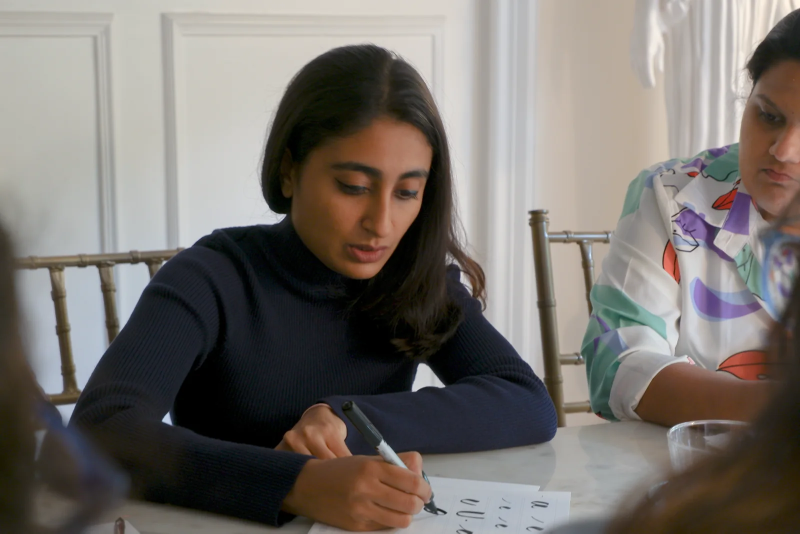
#> input picture assets/web/0f9b608e69.webp, 1600 x 1067 px, given as the content of the folder ../assets/web/0f9b608e69.webp, which was not available (shown at 1/2 size)
$ python grade_photos.py ../assets/web/0f9b608e69.webp ../assets/web/14db4f6757.webp
#> lines starting #> are read from the running program, lines starting #| are printed output that depends on the picture
#> further down, im is the input picture: PIL image 1600x1067 RGB; mean R, G, B 119.2, 113.5, 108.4
"""Gives every photograph the same look: brightness, contrast, saturation and vibrance are
nudged toward one target (with limits, so intentionally dark photos stay moody).
Usage: python3 tools/grade_photos.py <folder with original photos> <output folder>"""
import numpy as np, glob, os, sys
from PIL import Image, ImageOps
Image.MAX_IMAGE_PIXELS = None
NOT_PHOTO = {'0f81005210','4480b82041','65827d2dd3','5d3531b4c4','995871d30d','bb92c0e6df','e4d0ea11bc','e5bfcf8182','fae46dc1fe','78cebc91e1','883c2a80d5','a1e6dfa730','c8814ca489','9ec99f62d1','cae04bb1fc','80436c064f','899fa3a42d'}
T_BRIGHT, T_RANGE, T_SAT = 0.66, 0.78, 0.24     # targets (median brightness, 5-95% tonal range, mean saturation)

def lum(a): return 0.2126*a[...,0] + 0.7152*a[...,1] + 0.0722*a[...,2]
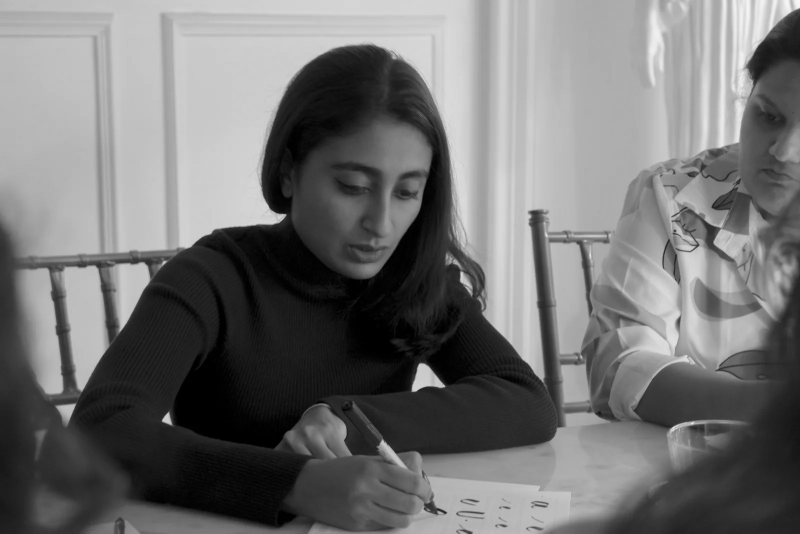
#> returned value: shape (1067, 1600) float32 (shown at 1/2 size); min 0, max 0.988, mean 0.448
def white_balance(a):
    # photos with a pale, neutral-ish surface get its colour cast pulled toward one soft warm white
    L = lum(a); hi = a[L >= np.percentile(L, 70)]
    mx, mn = hi.max(-1), hi.min(-1)
    if float(np.mean((mx-mn)/np.maximum(mx, 1e-6))) > 0.22: return a      # strongly coloured scene (e.g. gold on black): leave alone
    c = hi.mean(0); target = np.array([1.0, 0.985, 0.955]) * float(c.mean())
#> after `c = hi.mean(0)`: c = [0.773, 0.767, 0.752]
#> after `target = np.array([1.0, 0.985, 0.955]) * float(c.mean())`: target = [0.764, 0.753, 0.73]
    gain = np.clip(target/np.maximum(c, 1e-3), 0.78, 1.25)
#> gain = [0.988, 0.981, 0.97]
    gain = 1 + (gain-1)*0.9
#> gain = [0.989, 0.983, 0.973]
    return np.clip(a*gain, 0, 1)
#> returned value: shape (1067, 1600, 3) float64
def grade(a):
    a = white_balance(a)
    # 1. brightness: gamma so the median sits near the target (limited)
    m = float(np.clip(np.median(lum(a)), 0.03, 0.97))
#> m = 0.471
    g = float(np.clip(np.log(T_BRIGHT)/np.log(m), 0.78, 1.12))
#> g = 0.78
    if m < 0.25: g = max(g, 0.9)          # keep deliberately dark photos moody
    a = np.power(a, g)
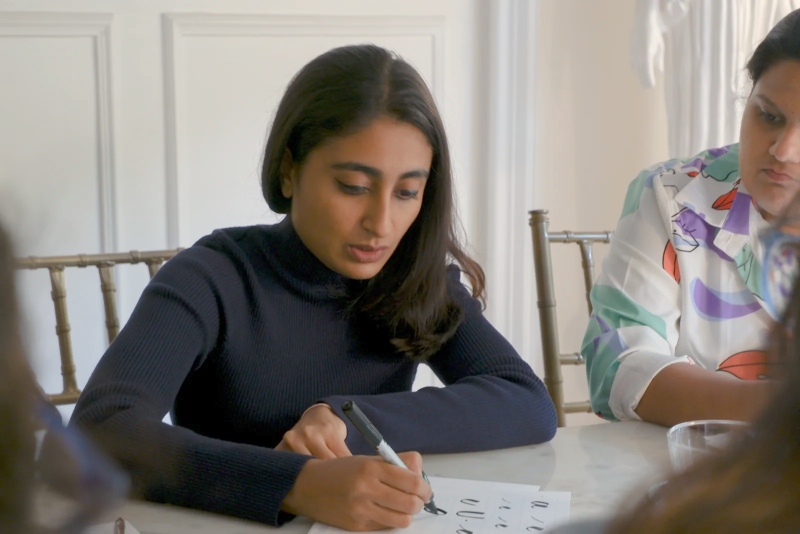
#> a: shape (1067, 1600, 3) float64 (shown at 1/2 size); mean of channels 0, 1, 2 0.524, 0.502, 0.477; drawn as R, G, B
    # 2. contrast: widen or narrow the tonal range around the median (limited)
    L = lum(a); lo, hi, med = np.percentile(L, [5, 95, 50]); rng = max(hi-lo, 1e-3)
#> in lum (call 3), `def lum(a): return 0.2126*a[...,0] + 0.7152*a[...,1] + 0.0722*a[...,2]`:
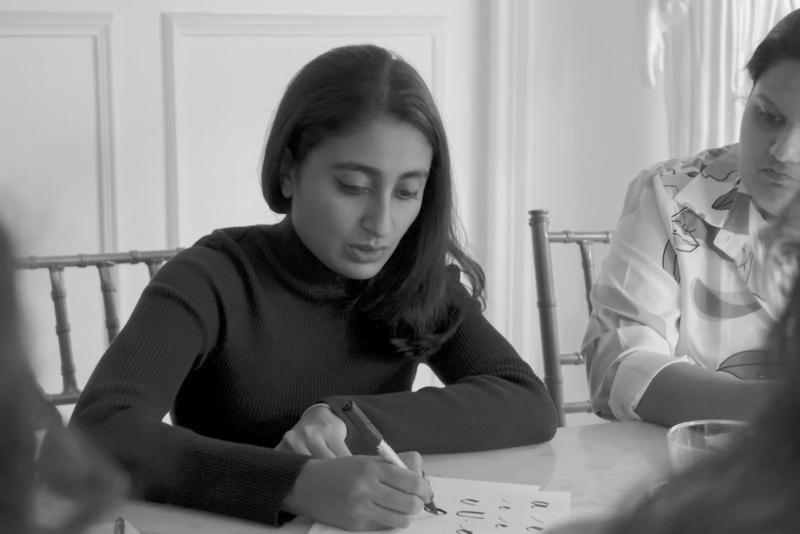
#> returned value: shape (1067, 1600) float64 (shown at 1/2 size); min 0, max 0.978, mean 0.505
#> after `lo, hi, med = np.percentile(L, [5, 95, 50])`: lo = 0.0654; hi = 0.838; med = 0.555
#> after `rng = max(hi - lo, 0.001)`: rng = 0.773
    f = float(np.clip(T_RANGE/rng, 0.92, 1.15))
#> f = 1.01
    a = np.clip(med + (a-med)*f, 0, 1)
    # 3. saturation (strong colours pulled down) and vibrance (muted colours lifted more than vivid ones)
    mx, mn = a.max(-1), a.min(-1); s = np.where(mx > 0, (mx-mn)/np.maximum(mx, 1e-6), 0); ms = float(s.mean())
#> after `mx, mn = (a.max(-1), a.min(-1))`:
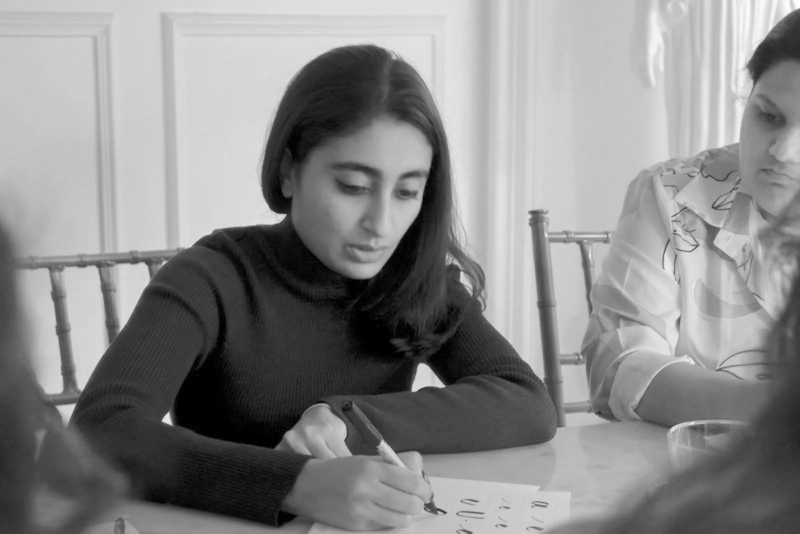
#> mx: shape (1067, 1600) float64 (shown at 1/2 size); min 0, max 0.996, mean 0.538
#> after `s = np.where(mx > 0, (mx - mn) / np.maximum(mx, 1e-06), 0)`:
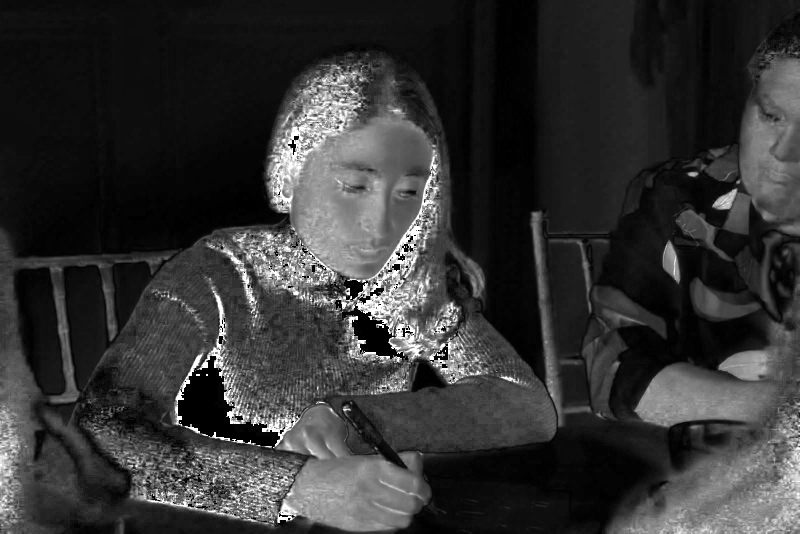
#> s: shape (1067, 1600) float64 (shown at 1/2 size); min 0, max 1, mean 0.205
#> after `ms = float(s.mean())`: ms = 0.205
    if ms > T_SAT:  k = float(np.clip(T_SAT/ms, 0.8, 1.0)); s2 = s*k
    else:           kv = float(np.clip((T_SAT/max(ms, 0.02))-1, 0, 0.22)); s2 = s*(1 + kv*(1-s)) ; s2 = np.minimum(s2, 1)
#> after `kv = float(np.clip(T_SAT / max(ms, 0.02) - 1, 0, 0.22))`: kv = 0.169
    ratio = np.where(s > 1e-4, s2/np.maximum(s, 1e-4), 1)[..., None]
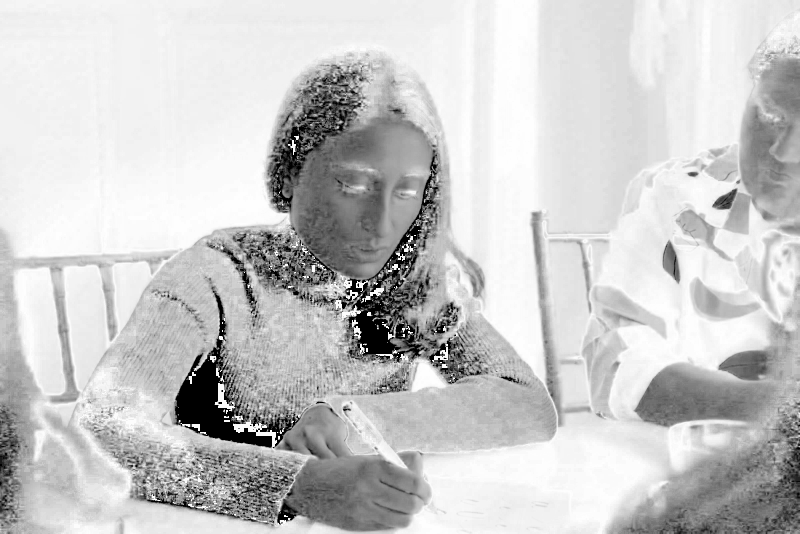
#> ratio: shape (1067, 1600, 1) float64 (shown at 1/2 size); min 1, max 1.17, mean 1.13; drawn with min black and max white
    gray = mx[..., None] - (mx-mn)[..., None]*0   # keep value (max channel); scale chroma
    a = np.clip(mx[..., None] - (mx[..., None]-a)*ratio, 0, 1)
    return a
if __name__ == '__main__':
    src, dst = sys.argv[1], sys.argv[2]; os.makedirs(dst, exist_ok=True)
    for f in sorted(glob.glob(src+'/*')):
        name = os.path.splitext(os.path.basename(f))[0].replace('29a943_', '')[:10]
        if name in NOT_PHOTO: continue
        im = ImageOps.exif_transpose(Image.open(f)).convert('RGB'); im.thumbnail((1600, 1600))
        a = grade(np.asarray(im).astype(np.float32)/255)
        Image.fromarray((a*255+.5).astype(np.uint8)).save(f'{dst}/{name}.webp', 'WEBP', quality=84, method=6)

$ run again, on assets/web/14db4f6757.webp
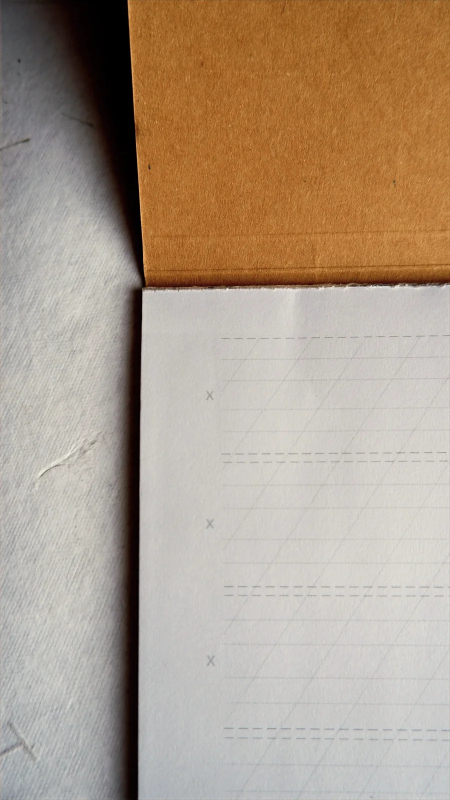
#> input picture assets/web/14db4f6757.webp, 900 x 1600 px, given as the content of the folder ../assets/web/14db4f6757.webp, which was not available (shown at 1/2 size)
#> im is the input picture: PIL image 900x1600 RGB; mean R, G, B 174.1, 156.8, 139.2
#> c = [0.81, 0.8, 0.782]
#> target = [0.798, 0.786, 0.762]
#> in white_balance, `gain = np.clip(target/np.maximum(c, 1e-3), 0.78, 1.25)`: gain = [0.984, 0.982, 0.973]
#> in white_balance, `gain = 1 + (gain-1)*0.9`: gain = [0.986, 0.984, 0.976]
#> m = 0.719
#> g = 1.12
#> lo = 0.116; hi = 0.788; med = 0.691
#> rng = 0.672
#> f = 1.15
#> in grade, `s = np.where(mx > 0, (mx - mn) / np.maximum(mx, 1e-06), 0)`:
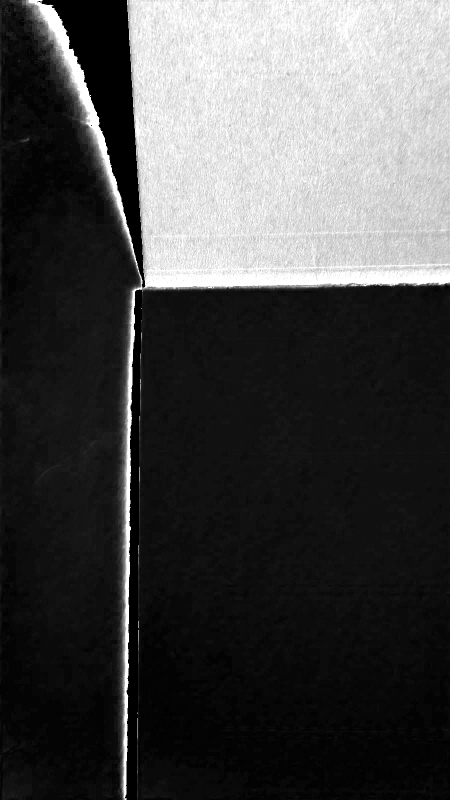
#> s: shape (1600, 900) float64 (shown at 1/2 size); min 0, max 1, mean 0.278
#> ms = 0.278
#> k = 0.863
#> in grade, `ratio = np.where(s > 1e-4, s2/np.maximum(s, 1e-4), 1)[..., None]`:
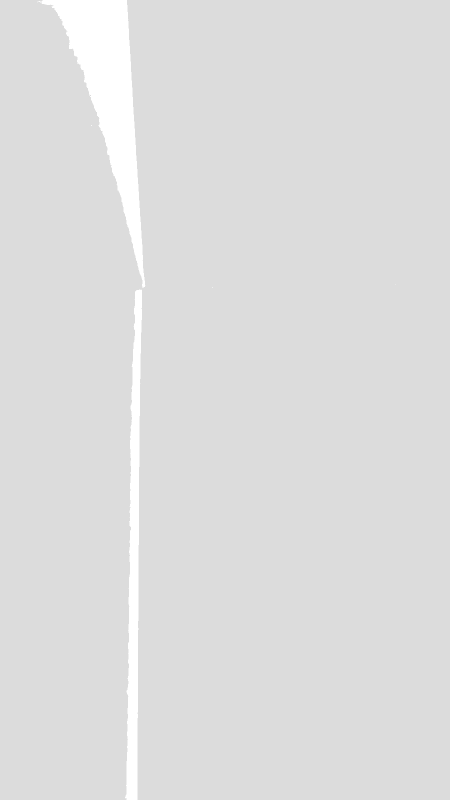
#> ratio: shape (1600, 900, 1) float64 (shown at 1/2 size); min 0.863, max 1, mean 0.868

$ run again, on assets/web/16cc08c542.webp
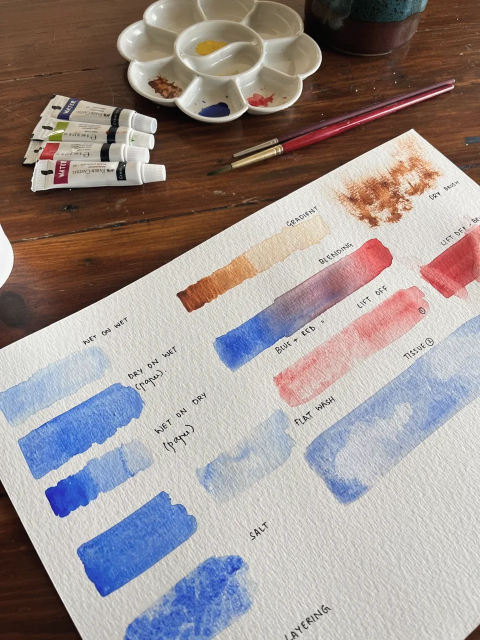
#> input picture assets/web/16cc08c542.webp, 960 x 1280 px, given as the content of the folder ../assets/web/16cc08c542.webp, which was not available (shown at 1/2 size)
#> im is the input picture: PIL image 960x1280 RGB; mean R, G, B 157.2, 146.2, 143.8
#> in lum, `def lum(a): return 0.2126*a[...,0] + 0.7152*a[...,1] + 0.0722*a[...,2]`:
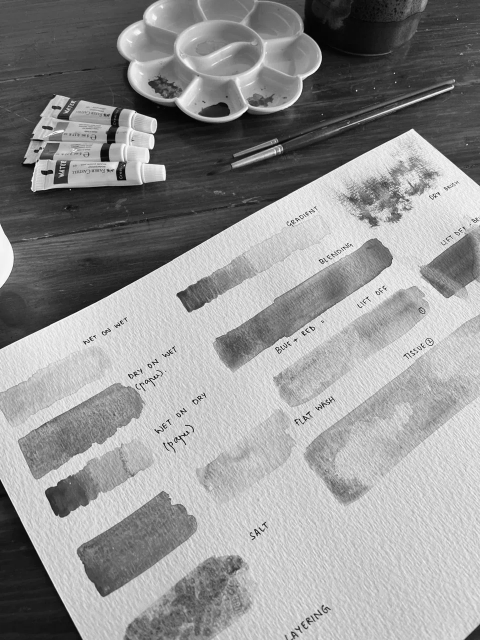
#> returned value: shape (1280, 960) float32 (shown at 1/2 size); min 0, max 1, mean 0.582
#> c = [0.862, 0.852, 0.83]
#> target = [0.848, 0.835, 0.81]
#> in white_balance, `gain = np.clip(target/np.maximum(c, 1e-3), 0.78, 1.25)`: gain = [0.984, 0.98, 0.976]
#> in white_balance, `gain = 1 + (gain-1)*0.9`: gain = [0.985, 0.982, 0.978]
#> m = 0.681
#> g = 1.08
#> lo = 0.108; hi = 0.87; med = 0.66
#> rng = 0.762
#> f = 1.02
#> ms = 0.306
#> k = 0.8
#> in grade, `s2 = s * k`:
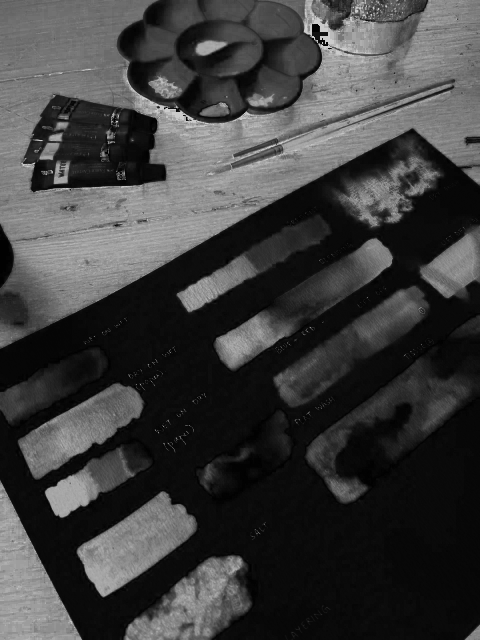
#> s2: shape (1280, 960) float64 (shown at 1/2 size); min 0, max 0.8, mean 0.245
